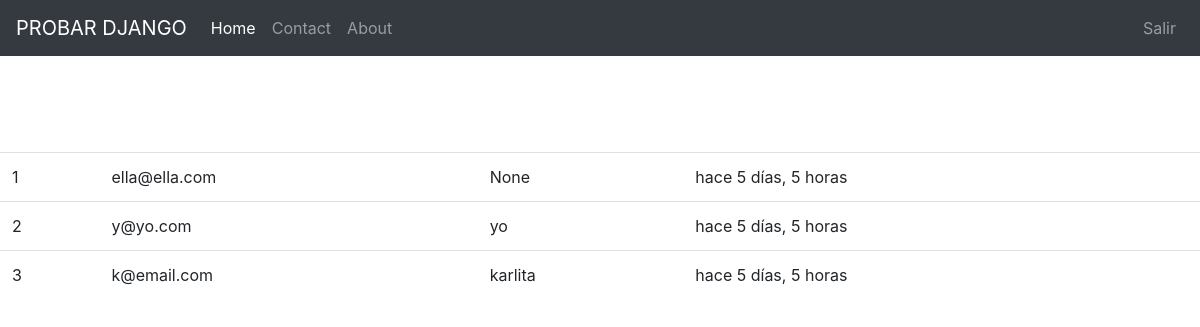
Page / (signed in) on the earlier database version.
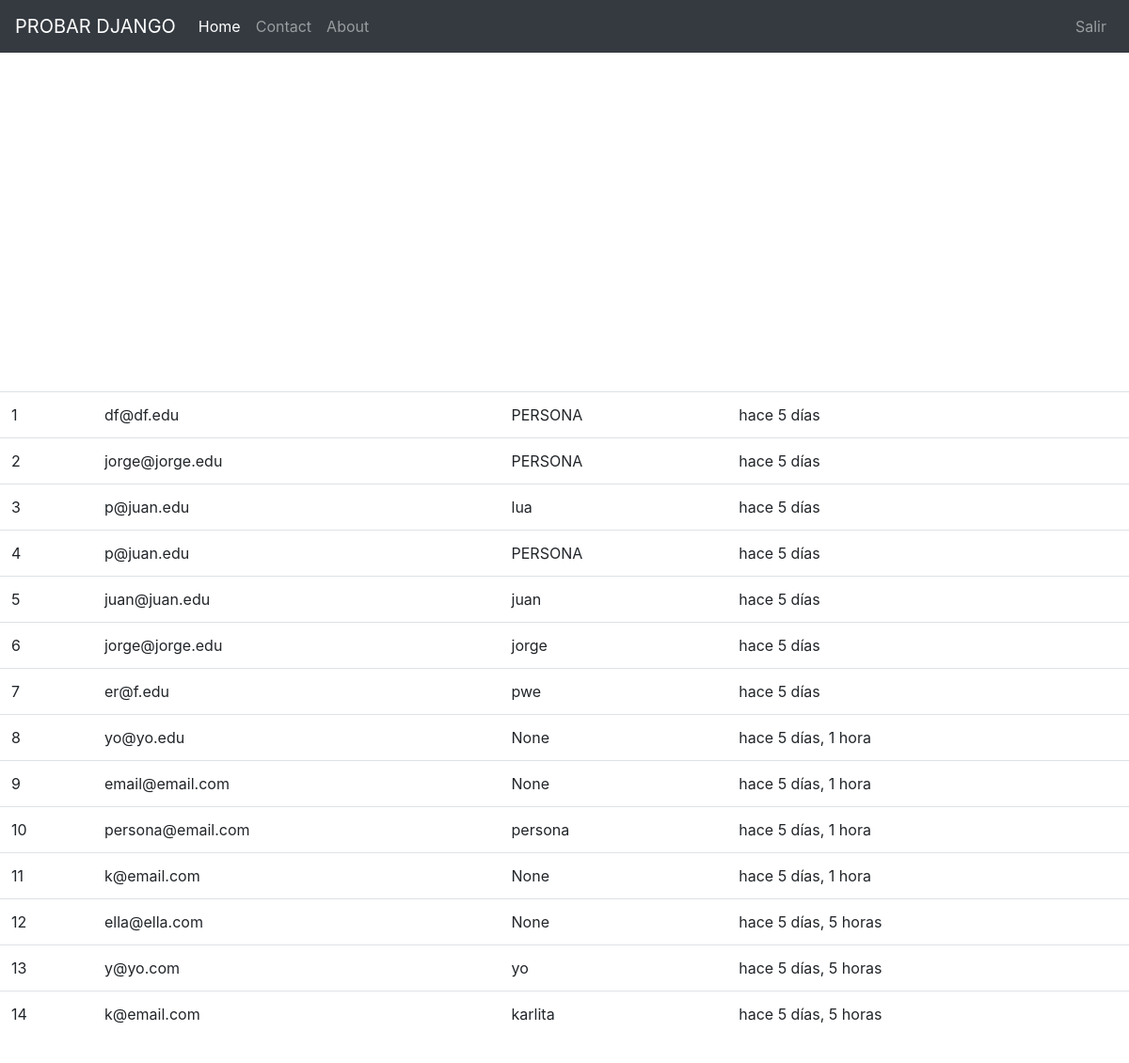
Same page on the later database version.
### boletin/models.py (models this page shows, shortened)
class Registrado(models.Model):
    nombre=models.CharField(max_length=100,blank=True,null=True)
    email=models.EmailField()
    timestamp = models.DateTimeField(auto_now_add=True, auto_now=False)
    def __str__(self):    #Python 3
        return self.email

### boletin/views.py (the view, shortened to what this page needs)
# urls.py: path('', views.inicio, name='home'),
def inicio(request):
    titulo = "Bienvenido"
    if request.user.is_authenticated:
        titulo = "Bienvenido %s" %(request.user)
    form = RegModelForm(request.POST or None)
    context = {
        "titulo": titulo,
        "el_form": form,
    }
    if request.user.is_authenticated and request.user.is_staff:
        i=1
        for instance in Registrado.objects.all():
            i+=1
            print(instance.nombre)
        print(i)
        queryset = Registrado.objects.all().order_by("-timestamp")
        context = {
            "queryset":queryset,
        }
    return render(request, 'inicio.html', context)

### templates/inicio.html (shortened to what this page needs)
{% extends "base.html" %}
{% load crispy_forms_tags %}
{% load static %}
    {% block jumbotron %}
        {% if request.user.is_staff %}
        <table class="table">
            {% for instance in queryset %}
            <tr><td>{{ forloop.counter }}</td><td>{{ instance }}</td><td>{{ instance.nombre }}</td><td>hace {{ instance.timestamp|timesince }}</td></tr><br/>
            {% endfor %}
        </table>
        {% endif %}
    {% endblock %}

### templates/base.html (shortened to what this page needs)
<!doctype html>
{% load static %}
<html lang="en">
  <head>
    <link href="{% static 'css/bootstrap.min.css' %}" rel="stylesheet">
    <link href="{% static 'css/navbar-top.css' %}" rel="stylesheet">
    <link href="{% static 'css/custom.css' %}" rel="stylesheet">
  </head>
  <body>
  {%include "navbar.html" %}
  {% block jumbotron %}
  {% endblock %}
  </body>
</html>

### templates/navbar.html (shortened to what this page needs)
<nav class="navbar navbar-expand-md navbar-dark bg-dark mb-4">
      <a class="navbar-brand" href="#">PROBAR DJANGO</a>
      <div class="collapse navbar-collapse" id="navbarCollapse">
        <ul class="navbar-nav mr-auto">
          <li class="nav-item active">
            <a class="nav-link" href="{% url 'home' %}">Home <span class="sr-only">(current)</span></a>
          </li>
          <li class="nav-item">
            <a class="nav-link" href="{% url 'contact' %}">Contact</a>
          </li>
          <li class="nav-item">
            <a class="nav-link" href="{% url 'about' %}">About</a>
          </li>
        </ul>
        <ul class="nav navbar-nav navbar-right">
            {% if request.user.is_authenticated %}
                <li class="nav-item">
                    <a class="nav-link" href="{% url 'auth_logout' %}">Salir</a>
                </li>
            {% endif %}
        </ul>
      </div>
    </nav>

### static_pro/static/css/navbar-top.css (style rules this page uses)
body { min-height: 75rem; }

Differences in the rows shown:
added Registrado: email "df@df.edu", nombre "PERSONA", timestamp "5 días"
added Registrado: email "jorge@jorge.edu", nombre "PERSONA", timestamp "5 días"
added Registrado: email "p@juan.edu", nombre "lua", timestamp "5 días"
added Registrado: email "p@juan.edu", nombre "PERSONA", timestamp "5 días"
added Registrado: email "juan@juan.edu", nombre "juan", timestamp "5 días"
added Registrado: email "jorge@jorge.edu", nombre "jorge", timestamp "5 días"
added Registrado: email "er@f.edu", nombre "pwe", timestamp "5 días"
added Registrado: email "yo@yo.edu", nombre "None", timestamp "5 días, 1 hora"
added Registrado: email "email@email.com", nombre "None", timestamp "5 días, 1 hora"
added Registrado: email "persona@email.com", nombre "persona", timestamp "5 días, 1 hora"
added Registrado: email "k@email.com", nombre "None", timestamp "5 días, 1 hora"
